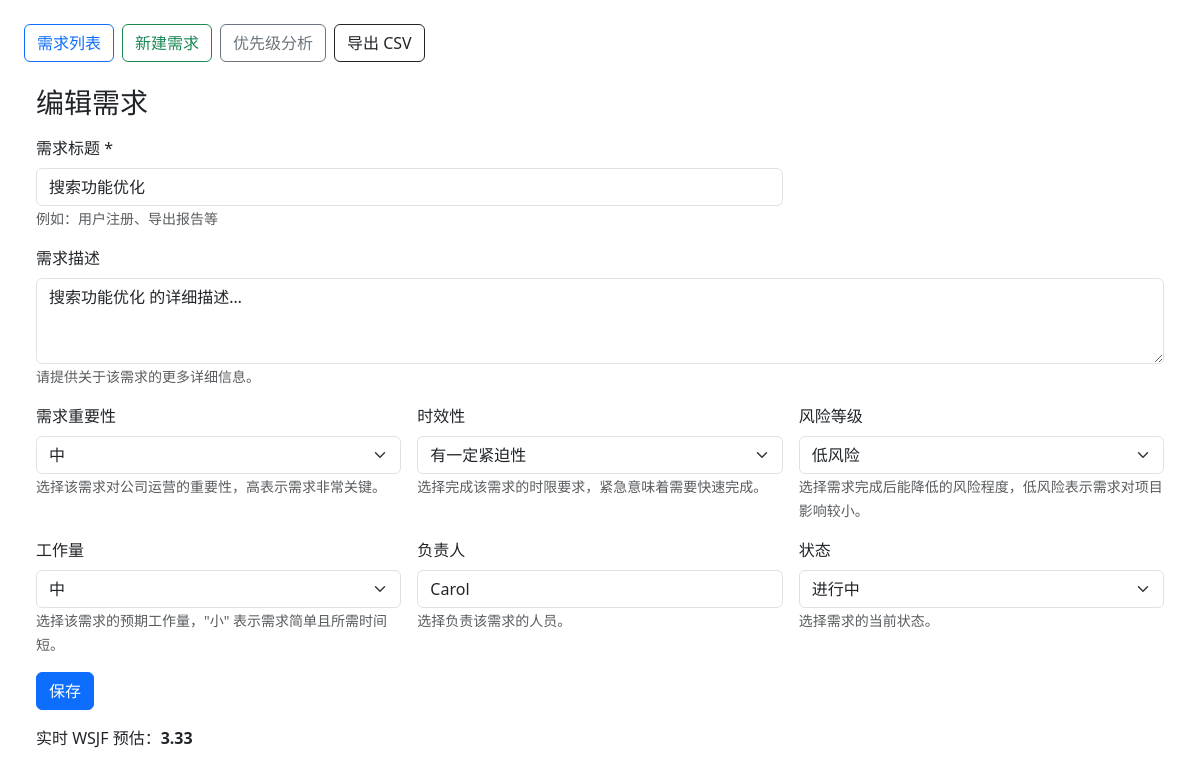
Page /requirements/3/edit on the committed database.
### app.py (models this page shows, shortened)
class Requirement(db.Model):
    id = db.Column(db.Integer, primary_key=True)
    title = db.Column(db.String(200), nullable=False)
    description = db.Column(db.Text, default="")
    category = db.Column(db.String(20), default="functional")  # functional / nonfunctional
    moscow = db.Column(db.String(1), default="C")              # M / S / C / W
    business_value = db.Column(db.Integer, default=5)
    time_criticality = db.Column(db.Integer, default=5)
    risk_reduction = db.Column(db.Integer, default=5)
    effort = db.Column(db.Integer, default=5)                  # 1~10
    risk_level = db.Column(db.Integer, default=3)              # 1~5
    assignee = db.Column(db.String(100), default="")
    status = db.Column(db.String(20), default="todo")          # todo / doing / done
    created_at = db.Column(db.DateTime, default=datetime.utcnow)
    updated_at = db.Column(db.DateTime, default=datetime.utcnow)

### app.py (the view, shortened to what this page needs)
@app.route("/requirements/<int:id>/edit", methods=["GET", "POST"])
def edit_requirement(id):
    r = Requirement.query.get_or_404(id)
    return render_template("edit.html", item=r)

### templates/edit.html (shortened to what this page needs)
{% extends "base.html" %}
{% block content %}
<h3 class="mb-3">{{ '编辑需求' if item else '新建需求' }}</h3>
<form method="post" class="row g-3">
  <div class="col-md-8">
    <label class="form-label">需求标题 *</label>
    <input required class="form-control" name="title" placeholder="简短描述需求" value="{{ item.title if item else '' }}">
    <small class="form-text text-muted">例如：用户注册、导出报告等</small>
  </div>
  <div class="col-md-12">
    <label class="form-label">需求描述</label>
    <textarea class="form-control" name="description" rows="3" placeholder="简要描述需求的内容和背景">{{ item.description if item else '' }}</textarea>
    <small class="form-text text-muted">请提供关于该需求的更多详细信息。</small>
  </div>
  <div class="col-md-4">
    <label class="form-label">需求重要性</label>
    <select class="form-select" name="importance">
      <option value="medium" {{ 'selected' if item and 4 <= item.business_value < 8 else '' }}>中</option>
    </select>
    <small class="form-text text-muted">选择该需求对公司运营的重要性，高表示需求非常关键。</small>
  </div>
  <div class="col-md-4">
    <label class="form-label">时效性</label>
    <select class="form-select" name="urgency">
      <option value="medium" {{ 'selected' if item and 4 <= item.time_criticality < 8 else '' }}>有一定紧迫性</option>
    </select>
    <small class="form-text text-muted">选择完成该需求的时限要求，紧急意味着需要快速完成。</small>
  </div>
  <div class="col-md-4">
    <label class="form-label">风险等级</label>
    <select class="form-select" name="risk">
      <option value="low"    {{ 'selected' if item and item.risk_reduction > 7 else '' }}>低风险</option>
    </select>
    <small class="form-text text-muted">选择需求完成后能降低的风险程度，低风险表示需求对项目影响较小。</small>
  </div>
  <div class="col-md-4">
    <label class="form-label">工作量</label>
    <select class="form-select" name="effort">
      <option value="medium" {{ 'selected' if item and 4 <= item.effort <= 7 else '' }}>中</option>
    </select>
    <small class="form-text text-muted">选择该需求的预期工作量，"小" 表示需求简单且所需时间短。</small>
  </div>
  <div class="col-md-4">
    <label class="form-label">负责人</label>
    <input class="form-control" name="assignee" placeholder="选择负责人" value="{{ item.assignee if item else '' }}">
    <small class="form-text text-muted">选择负责该需求的人员。</small>
  </div>
  <div class="col-md-4">
    <label class="form-label">状态</label>
    <select class="form-select" name="status">
      <option value="doing" {{ 'selected' if item and item.status == 'doing' else '' }}>进行中</option>
    </select>
    <small class="form-text text-muted">选择需求的当前状态。</small>
  </div>
  <div class="col-12">
    <button class="btn btn-primary" type="submit">保存</button>
  </div>
</form>
<div class="mt-3">
  <p>实时 WSJF 预估：<strong id="wsjfPreview">—</strong></p>
</div>
{% endblock %}

### rows in the picture
Requirement: title "搜索功能优化", description "搜索功能优化 的详细描述…", assignee "Carol"

### other values in the picture
{{ '编辑需求' if item else '新建需求' }} "编辑需求"
